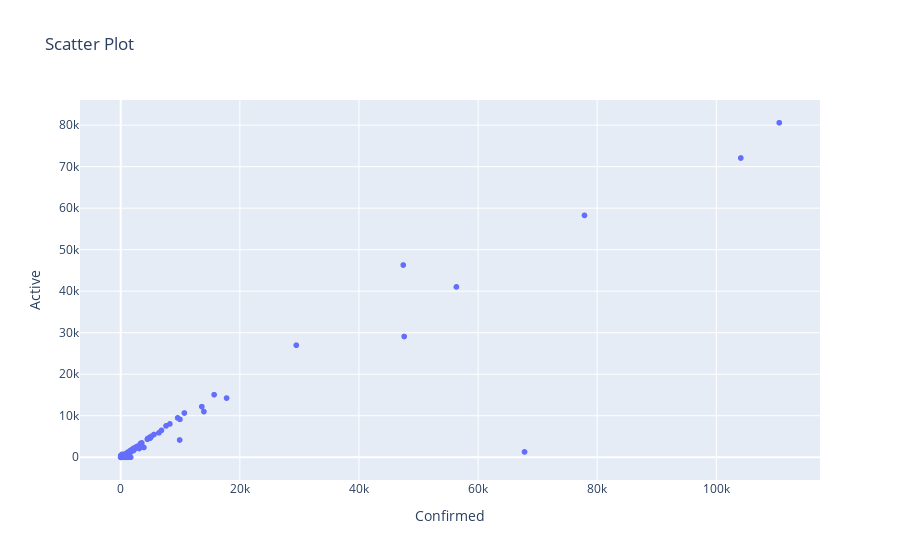

Source (notebook cell):
### Code cell
import plotly.express as px

fig_px = px.scatter(
    doc,
    x="Confirmed",
    y="Active",
    title="Scatter Plot"
)

fig_px.show()

### Figure 1 — Plotly figure (JSON) as saved in the notebook; plotly's stock layout.template omitted (floating-point values rounded to 4 significant figures; data arrays with more than 128 entries replaced by an {"elided": "..."} marker saying what was removed)
{"data": [{"hovertemplate": "Confirmed=%{x}<br>Active=%{y}<extra></extra>", "legendgroup": "", "marker": {"color": "#636efa", "symbol": "circle"}, "mode": "markers", "name": "", "showlegend": false, "type": "scattergl", "x": {"elided": "2522 int values"}, "xaxis": "x", "y": {"elided": "2522 int values"}, "yaxis": "y"}], "layout": {"legend": {"tracegroupgap": 0}, "title": {"text": "Scatter Plot"}, "xaxis": {"anchor": "y", "domain": [0, 1], "title": {"text": "Confirmed"}}, "yaxis": {"anchor": "x", "domain": [0, 1], "title": {"text": "Active"}}}}
